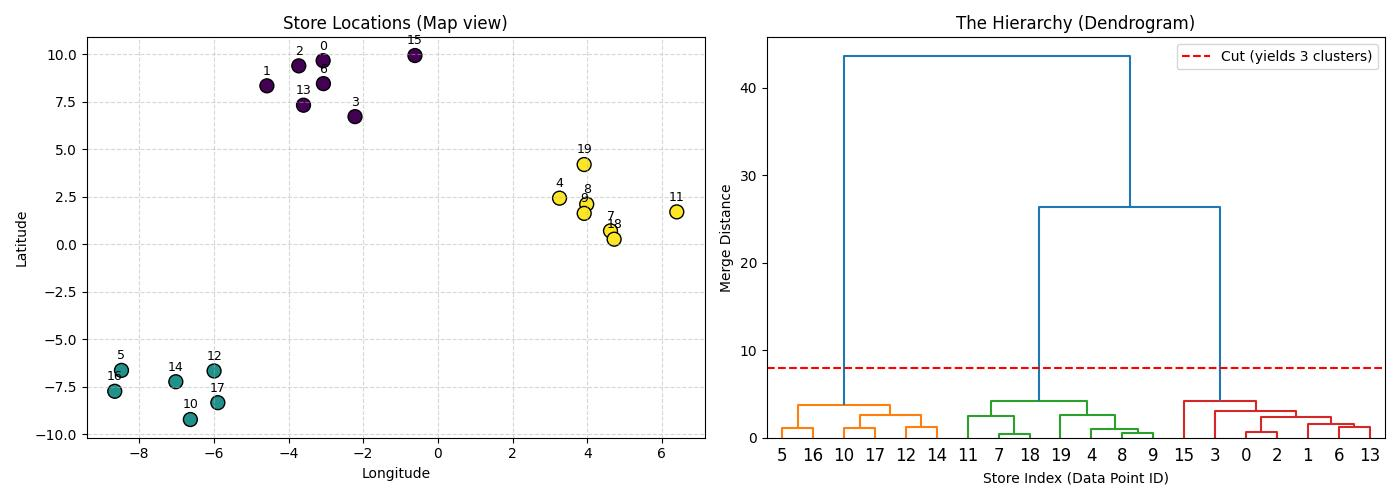

Generate this figure with Python:
import numpy as np
import matplotlib.pyplot as plt
from sklearn.datasets import make_blobs
from sklearn.cluster import AgglomerativeClustering
from scipy.cluster.hierarchy import dendrogram, linkage
# agglomorative_hirearchical_clustering
def plot_hierarchical_concept():
    # 1. Generate a small dataset (20 points) so the tree is readable
    np.random.seed(42)
    X_stores, _ = make_blobs(n_samples=20, centers=3, cluster_std=1.2, random_state=42)
    
    # 2. Perform the linkage (the math behind agglomerative clustering)
    # 'ward' linkage minimizes the variance of clusters being merged
    Z = linkage(X_stores, method='ward')
    
    # 3. Create the K=3 labels for the scatter plot to show the final "cut"
    model = AgglomerativeClustering(n_clusters=3, linkage='ward')
    labels = model.fit_predict(X_stores)

    # 4. Setup the Side-by-Side Plot
    fig, (ax1, ax2) = plt.subplots(1, 2, figsize=(14, 5))
    
    # --- Plot A: The Map (Scatter) ---
    scatter = ax1.scatter(X_stores[:, 0], X_stores[:, 1], c=labels, cmap='viridis', 
                          s=100, edgecolor='k')
    
    # Annotate points with their index so we can track them in the tree
    for i in range(len(X_stores)):
        ax1.annotate(str(i), (X_stores[i, 0], X_stores[i, 1]), 
                     textcoords="offset points", xytext=(0, 8), ha='center', fontsize=9)
        
    ax1.set_title("Store Locations (Map view)")
    ax1.set_xlabel("Longitude")
    ax1.set_ylabel("Latitude")
    ax1.grid(True, linestyle='--', alpha=0.5)

    # --- Plot B: The Tree (Dendrogram) ---
    # We draw a horizontal line to show where we "cut" the tree to get 3 clusters
    ax2.set_title("The Hierarchy (Dendrogram)")
    dendro = dendrogram(Z, ax=ax2, color_threshold=8) 
    
    # Add a dashed line showing the threshold cut for K=3
    ax2.axhline(y=8, color='r', linestyle='--', label='Cut (yields 3 clusters)')
    ax2.set_xlabel("Store Index (Data Point ID)")
    ax2.set_ylabel("Merge Distance")
    ax2.legend()
    
    plt.tight_layout()
    plt.savefig('clustering/ahc.jpg')

# Run the visualization
plot_hierarchical_concept()
